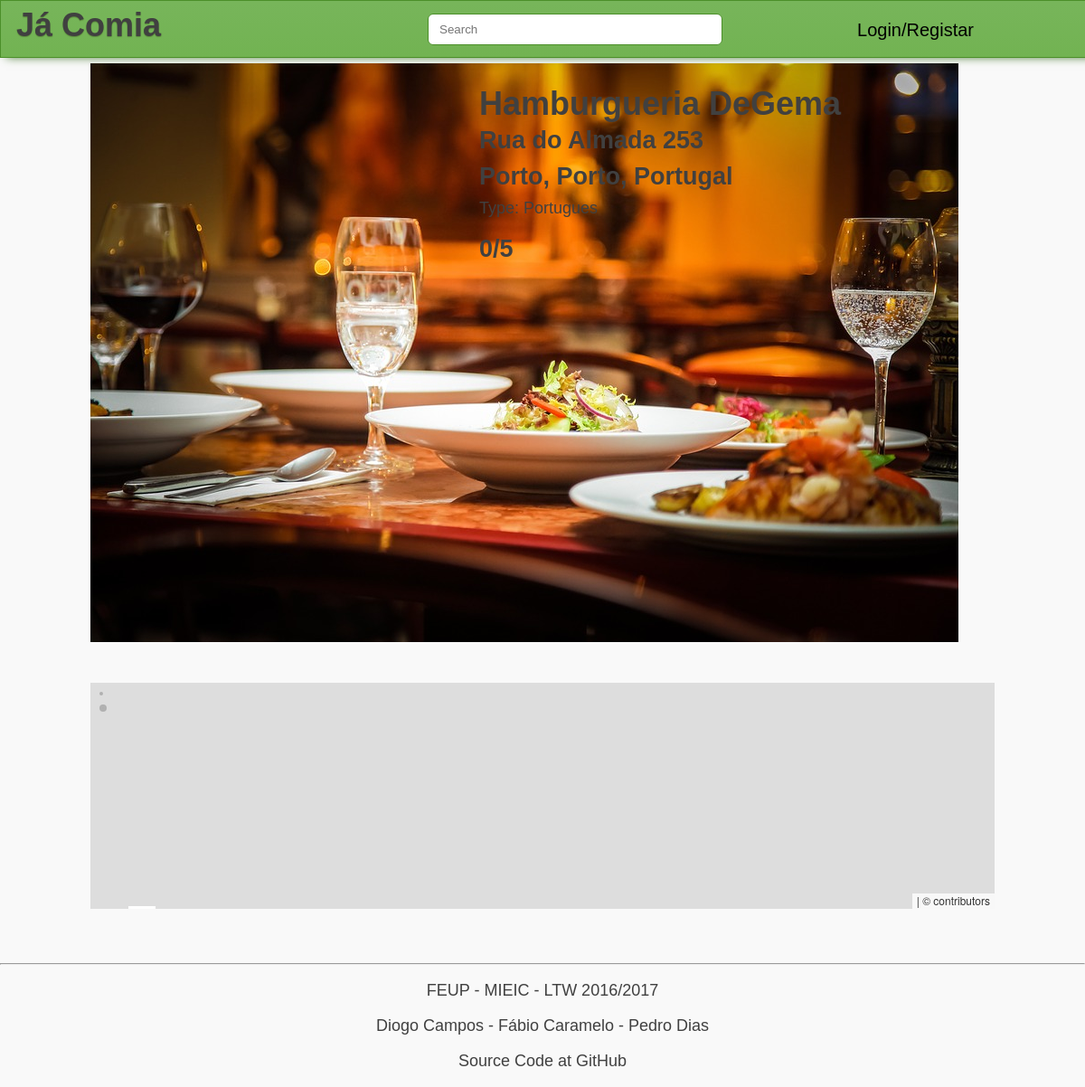
The app's page /restaurant/restaurant.php?id=2 with its own data.
### tables this page shows
CREATE TABLE Restaurants (
    name VARCHAR(32) NOT NULL,
    address VARCHAR(32) NOT NULL,
    type VARCHAR(16) NOT NULL,
    city VARCHAR(32) NOT NULL,
    district VARCHAR(32) NOT NULL,
    country VARCHAR(32) NOT NULL,
    description VARCHAR(1024) ,
    avgClass REAL,
    PRIMARY KEY(name, address)
);

### restaurant/restaurant.php (the view, shortened to what this page needs)
<!DOCTYPE html>
<html>
<head>
    <link rel="stylesheet" href="style.css">
    <link rel="stylesheet" href="../templates/footer.css">
    <link rel="stylesheet" href="https://unpkg.com/leaflet@1.0.2/dist/leaflet.css" />
    <?php
    include_once('../templates/header.php');
    ?>
    </head>
    <body>
        <?php
        include_once('../templates/topbar.php');
        ?>
        <div id="main">
            <?php
            if(!isset($_GET['id']))
            header('Location:  ../feed/feed.php');
            else
            $id = $_GET['id'];
            include_once("../Database/Connect.php");
            $query = $db->prepare("SELECT *, rowid FROM Restaurants WHERE rowid = '$id'");
            $query->execute();
            $result = $query->fetchAll();
            $result = $result[0];
            $imagequery = $db->prepare("SELECT * FROM Images WHERE restaurant = '$id';");
            try {
                $imagequery->execute();
            } catch (PDOException $e){
            }
            $rating = $result['avgClass'];
            $rating = round($rating, 1);
            $images = $imagequery->fetchAll();
            if(!isset($images[0]))
            $image = "../resources/rex.jpg";
            else
            $image = $images[0]['name'];
            echo '<div class="galleria">';
            if(count($images) == 0)
                echo '<img src="' . $image . '">';
            else{
                foreach($images as $row)
                    echo '<img src="' . $row['name'] . '">';
            }
            echo '</div>';
            echo '<h1>' . $result['name'] . '</h1>';
            echo '<h2>' . $result['address'] . '</h2>';
            echo '<h2>' . $result['city'] , ", " , $result['district'], ", ", $result['country']  . '</h2>';
            echo '<div class="avgClass"> <h2>' . $rating, "/5" .  '</h2> </div>';
            echo '<p> Type: ' .  $result['type'] . '</p>';
                ?>
                <?php
            echo '<div id="mapid">';
            echo '</div>';
            ?>
        </div>
        </body>
        <?php  include_once('../templates/footer.php') ?>

### restaurant/style.css (style rules this page uses)
body { font-size: 18px; font-family: Tahoma, Verdana, sans-serif; color: #404040; background: #f9f9f9; margin: auto; overflow-x: hidden; min-width: 700px; }
#main { width: 1000px; margin: auto; margin-top: 70px; }
.galleria { width: 400px; height: 300px; background: #000; display: inline-block; }
#main h1 { margin-left: 30px; display: inline; position: absolute; }
#main h2 { margin-left: 30px; display: inline; margin-top: 110px; position: absolute; }
#main h2:nth-child(3) { position: absolute; margin-top: 70px; }
.avgClass { display: inline; margin-top: 80px; position: absolute; }
#main p { margin-left: 30px; display: inline; margin-top: 150px; position: absolute; }
#mapid { height: 250px; width: 1000px; margin-top: 40px; margin-bottom: 50px; z-index: 10; }

### records on screen
restaurants: name "Hamburgueria DeGema", address "Rua do Almada 253", city "Porto", district "Porto", country "Portugal", type "Portugues"

### other values on screen
$rating "0"
